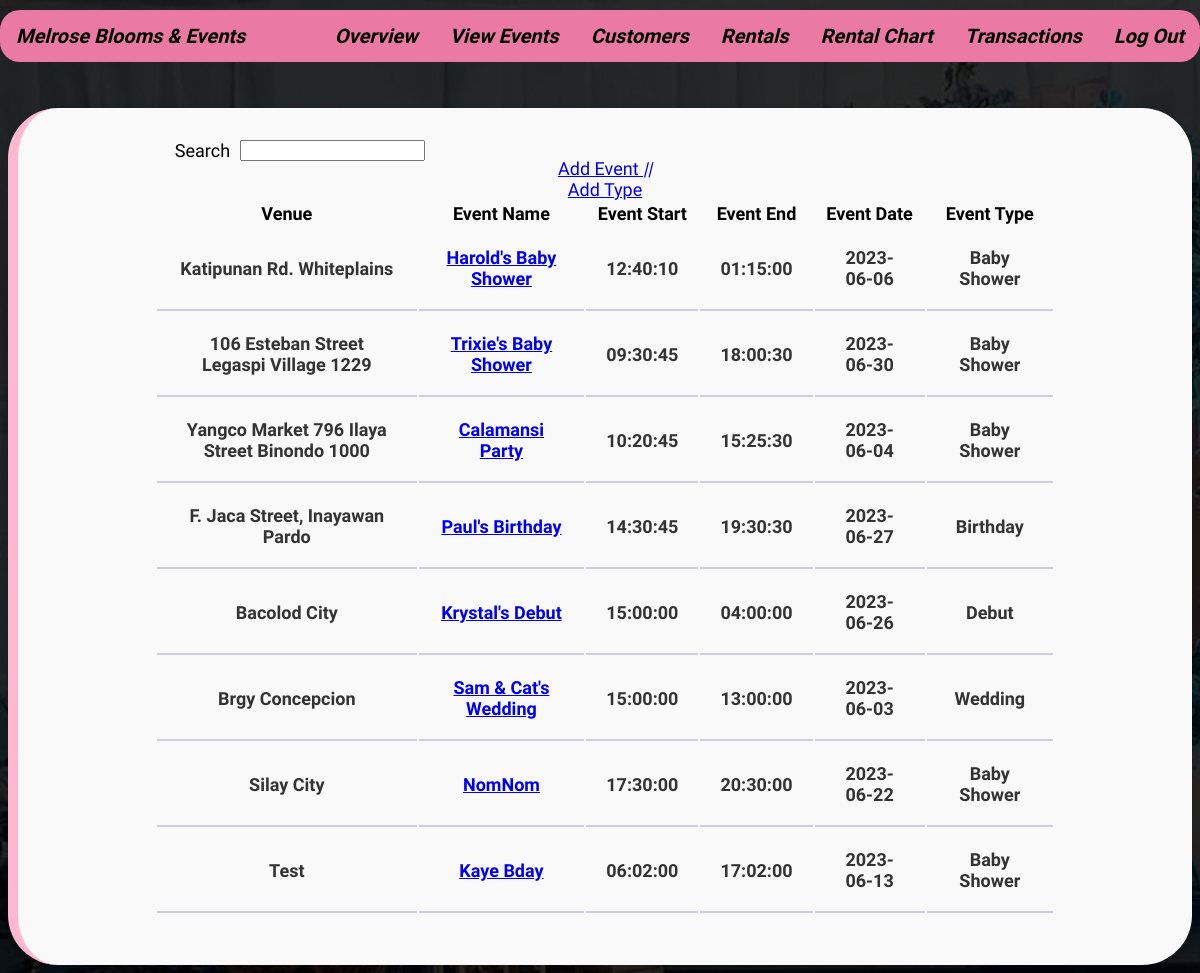
/index.php?page=event (signed in), run on the app's committed database.
### tables this page shows
CREATE TABLE `events` (
  `event_id` int(11) NOT NULL,
  `event_name` varchar(100) NOT NULL,
  `Venue` varchar(100) NOT NULL,
  `Event_start` time NOT NULL,
  `Event_end` time NOT NULL,
  `Event_date` date NOT NULL,
  `type_id` int(11) NOT NULL
);

CREATE TABLE `eventtype` (
  `type_id` int(11) NOT NULL,
  `type_name` varchar(50) NOT NULL,
  `type_desc` varchar(50) NOT NULL
);

### classes/eventClass.php (called while the page is built, shortened)
<?php
class Event{
	private $DB_SERVER='localhost';
	private $DB_USERNAME='root';
	private $DB_PASSWORD='';
	private $DB_DATABASE='test3';
	private $conn;
	public function __construct(){
		$this->conn = new PDO("mysql:host=".$this->DB_SERVER.";dbname=".$this->DB_DATABASE,$this->DB_USERNAME,$this->DB_PASSWORD);
	}
	public function list_events(){
			 $sql="SELECT * FROM events";
			 $q = $this->conn->query($sql) or die("failed!");
			 while($r = $q->fetch(PDO::FETCH_ASSOC)){
			 $data[]=$r;
			 }
			 if(empty($data)){
				return false;
			 }else{
			 	return $data;
			 }
	}
	function get_Events_type($id){
		$sql="SELECT type_id FROM events WHERE event_id = :id";
		$q = $this->conn->prepare($sql);
		$q->execute(['id' => $id]);
		$type_id = $q->fetchColumn();
		return $type_id;
	}
	function get_Event_type_name($id){
		$sql="SELECT type_name FROM eventtype WHERE type_id = :id";
		$q = $this->conn->prepare($sql);
		$q->execute(['id' => $id]);
		$type_name = $q->fetchColumn();
		return $type_name;
	}
}

### event-module/event-read.php (the view, shortened to what this page needs)
<header class="header">
  <div class="search-container">
    <span>Search</span>
    <input type="text" id="search" name="search" onkeyup="showResults(this.value)">
  </div>
</header>
<a href="index.php?page=event&subpage=add"> Add Event <i> || </a>  </i>
<a href="index.php?page=event&subpage=readt"> Add Type <i></a></i>
<span id="search-result">
  <div id="subcontent">
    <table>
      <tr>
        <th>Venue</th>
        <th>Event Name</th>
        <th>Event Start</th>
        <th>Event End</th>
        <th>Event Date</th>
        <th>Event Type</th>
      </tr>
      <?php
      $searchResults = $events->list_events();
      if ($searchResults != false) {
        foreach ($searchResults as $value) {
          extract($value);
          ?>
          <tr>
            <td><?php echo $Venue; ?></td>
            <td><a href="index.php?page=event&subpage=edit&id=<?php echo $event_id; ?>"><?php echo $event_name; ?></a></td>
            <td><?php echo $Event_start; ?></td>
            <td><?php echo $Event_end; ?></td>
            <td><?php echo $Event_date; ?></td>
            <td><?php echo $events->get_Event_type_name($events->get_Events_type($event_id)); ?></td>
          </tr>
        <?php
        }
      } else {
        echo "No Record Found.";
      }
      ?>
    </table>
  </div>
</span>

### css/custom.css (style rules this page uses)
html { margin: 0; padding: 0; }
body { font-family: 'Assistant', sans-serif; font-size: 18px; background: url(../images/bg.png); background-size: cover; }
.header { padding-top: 140px; margin-left: -450px; position: absolute; top: 0; left: 0; width: 100%; display: flex; justify-content: center; }
.header { padding-top: 140px; margin-left: -300px; position: absolute; top: 0; left: 0; width: 100%; display: flex; justify-content: center; }
.search-container { display: flex; align-items: center; }
.search-container span { margin-right: 10px; }
td { border-bottom: 2px solid #ceccdd; padding: 20px; text-align: center; background-color: #f9f9f9; font-size: 18px; color: #333; font-weight: bold; }

### data on the page
events: Venue "Katipunan Rd. Whiteplains", event_name "Harold's Baby Shower", Event_start "12:40:10", Event_end "01:15:00", Event_date "2023-06-06", $events->get_Event_type_name($events->get_Events_type($event_id)) "Baby Shower"
events: Venue "106 Esteban Street Legaspi Village 1229", event_name "Trixie's Baby Shower", Event_start "09:30:45", Event_end "18:00:30", Event_date "2023-06-30", $events->get_Event_type_name($events->get_Events_type($event_id)) "Baby Shower"
events: Venue "Yangco Market 796 Ilaya Street Binondo 1000", event_name "Calamansi Party", Event_start "10:20:45", Event_end "15:25:30", Event_date "2023-06-04", $events->get_Event_type_name($events->get_Events_type($event_id)) "Baby Shower"
events: Venue "F. Jaca Street, Inayawan Pardo", event_name "Paul's Birthday", Event_start "14:30:45", Event_end "19:30:30", Event_date "2023-06-27", $events->get_Event_type_name($events->get_Events_type($event_id)) "Birthday"
events: Venue "Bacolod City", event_name "Krystal's Debut", Event_start "15:00:00", Event_end "04:00:00", Event_date "2023-06-26", $events->get_Event_type_name($events->get_Events_type($event_id)) "Debut"
events: Venue "Brgy Concepcion", event_name "Sam & Cat's Wedding", Event_start "15:00:00", Event_end "13:00:00", Event_date "2023-06-03", $events->get_Event_type_name($events->get_Events_type($event_id)) "Wedding"
events: Venue "Silay City", event_name "NomNom", Event_start "17:30:00", Event_end "20:30:00", Event_date "2023-06-22", $events->get_Event_type_name($events->get_Events_type($event_id)) "Baby Shower"
events: Venue "Test", event_name "Kaye Bday", Event_start "06:02:00", Event_end "17:02:00", Event_date "2023-06-13", $events->get_Event_type_name($events->get_Events_type($event_id)) "Baby Shower"
